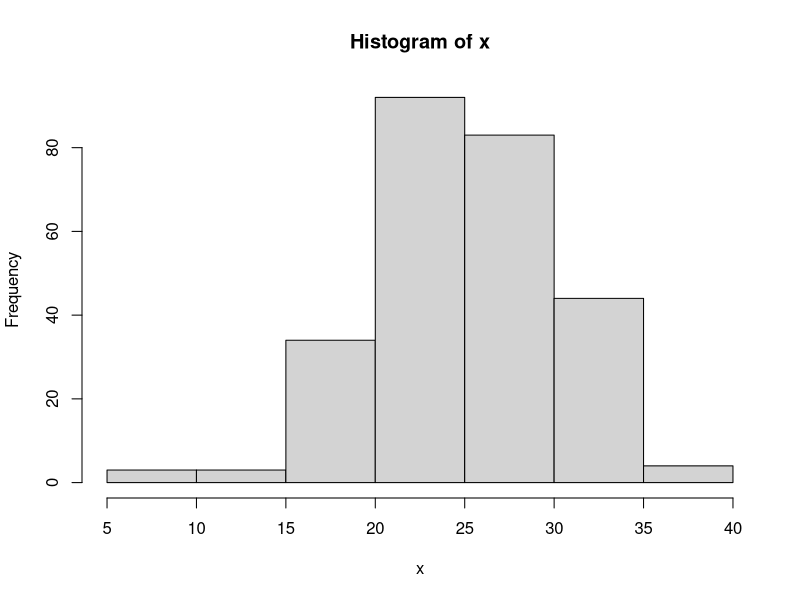
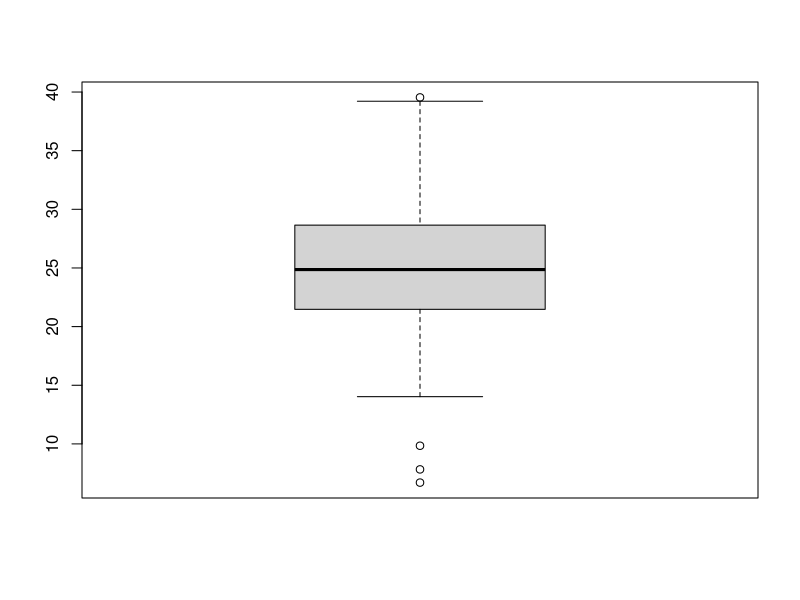
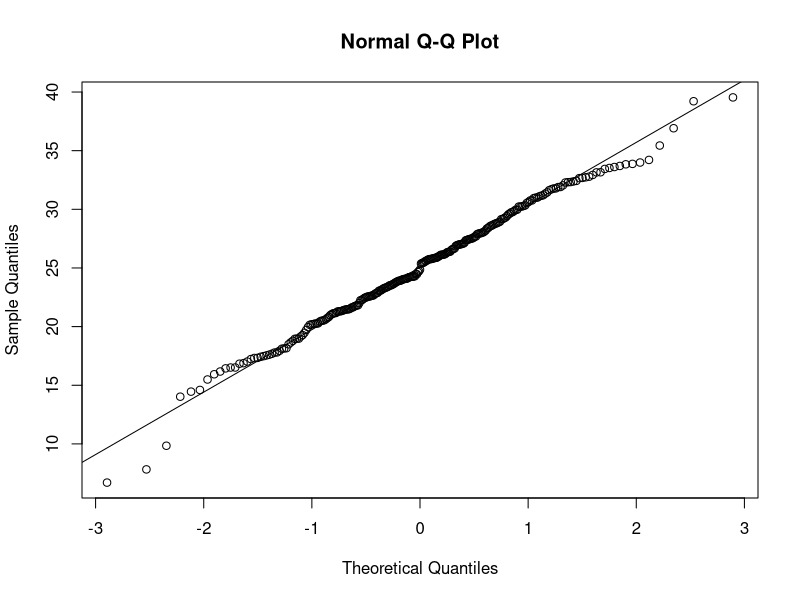
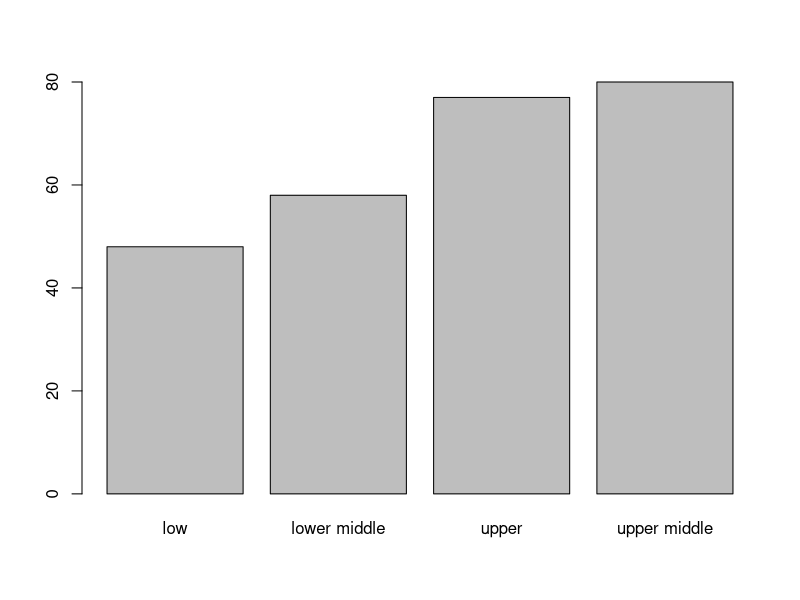
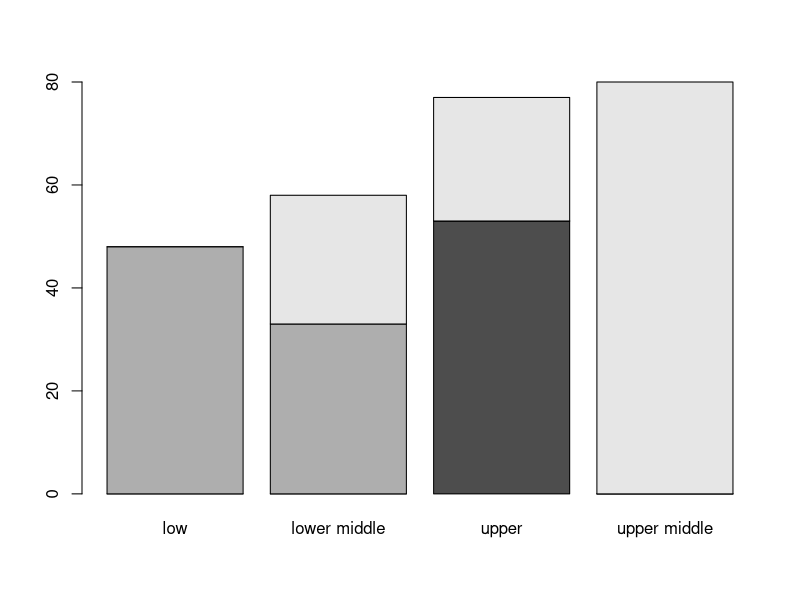
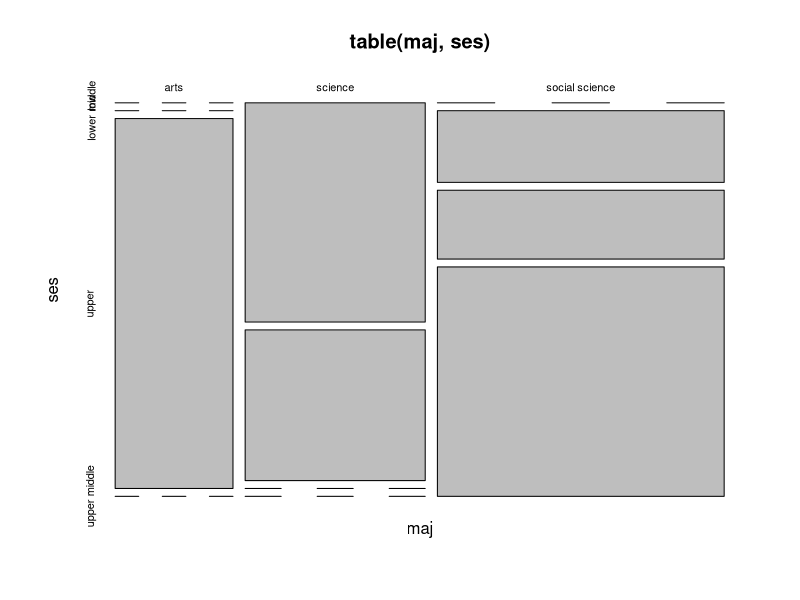
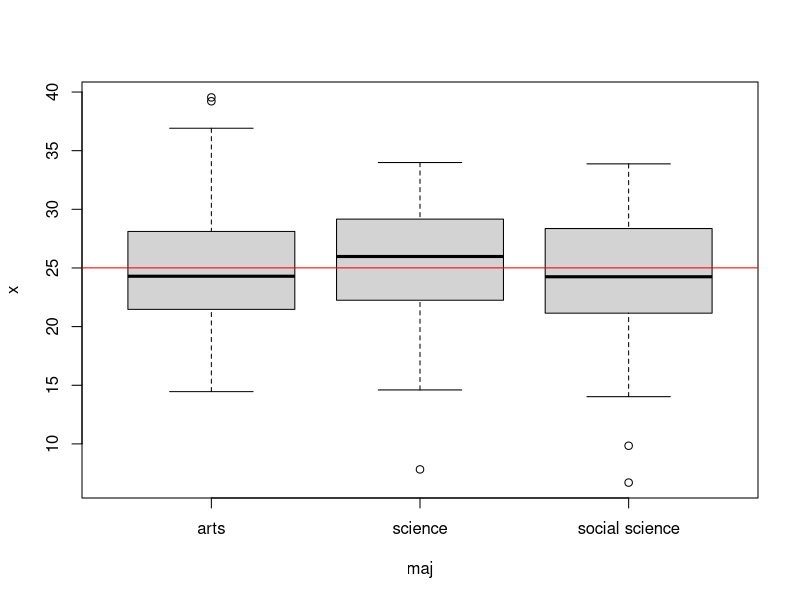
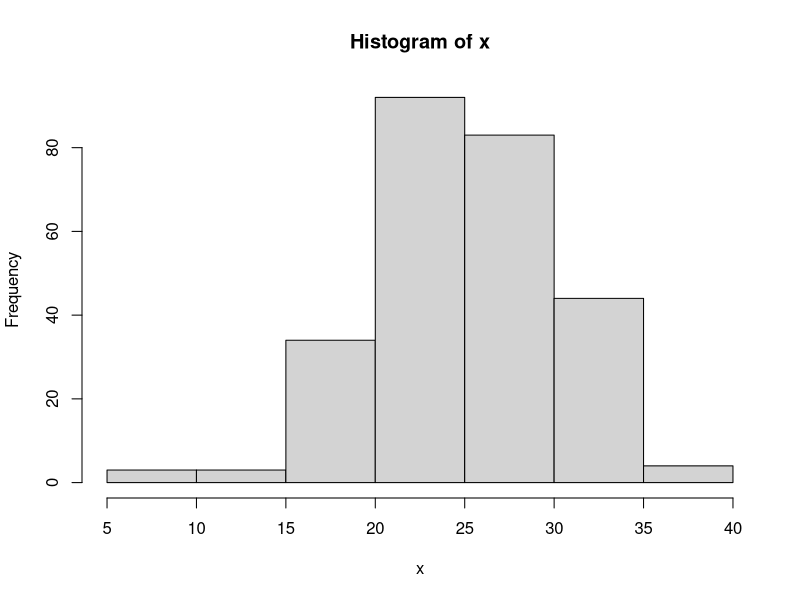

Here is the R script that generated these plots, in order:
## ---- chunk 1
# Generate some random data
x = rnorm(263,25,5)
y = rnorm(263,20,7)
## ---- chunk 2
if (!require("e1071")) {
  install.packages("e1071")
}
## ---- chunk 3
summary(x) # most summary statitstics at once
mean(x) # na.rm = TRUE to get rid of NA values
median(x) # na.rm = TRUEto get rid of NA values
sd(x)# na.rm = TRUE to get rid of NA values'
range(x)
quantile(x)
quantile(x, c(.32, .57, .98)) #quantile(duration, c(.32, .57, .98)) 
IQR(x)   # apply the IQR function
skewness(x)
kurtosis(x)  
mad(x)    #(median absolute deviation)
max(x)
min(x)
sum(x)
var(x)     #produces the variance covariance matrix
## ---- chunk 4
cor(x,y,use="pair") #correlation matrix for pairwise complete data, use="complete" for complete cases
cor.test(x,y)
## ---- chunk 5
stem(x)
hist(x)
boxplot(x) # horizontal = TRUE for horizontal plot
qqnorm(x)
qqline(x) # for normal probability plot and straight line
## ---- chunk 6
# sample from x size number of elements without replacement (default)
# to sample with replacement replace = TRUE
sample(x, 30, replace = FALSE)
## ---- chunk 7
maj <-c(rep("science",81),rep("social science",129),rep("arts",53))
ses <-c(rep("low",48),rep("lower middle",58),rep("upper middle",80),rep("upper",77))
## ---- chunk 8
table(maj)
table(ses)
## ---- chunk 9
barplot(table(ses))
## ---- chunk 10
table(maj,ses)
## ---- chunk 11
barplot(table(maj,ses)) # beside = TRUE for side-by-side barplot # legend = TRUE to include a color legend 
mosaicplot(table(maj,ses))
## ---- chunk 12
by(x, maj, summary) # summary by group
by(x, maj, mean) # mean by group
# na.rm = TRUE to get rid of NA values
by(x, maj, sd) # sd by group na.rm = TRUE to get rid of NA values
## ---- chunk 13
boxplot(x ~ maj)
abline(h=mean(x, na.rm="True"), col="Red")
## ---- chunk 14
hist(x)
## ---- chunk 15
hist(x)
rug(x)
## ---- chunk 16
hist(x)
abline(v=mean(x, na.rm="True"), col="Red")
rug(x)
## ---- chunk 17
length(x) # number of elements or components
str(x)    # structure of an object 
class(x)  # class or type of an object (numeric, matrix, data frame, etc)
names(x)  # list the variable names in a data frame
dim(ses)    # number of rows and columns in a data frame
ls()      # list objects in the working environment
rm(z)         #remove Z from the workspace
#rm(list=ls()) #remove all the variables from the workspace
attach(mtcars)     #make the names of the variables in the matrix or data frame available in the workspace
detach(mtcars)     #releases the names
